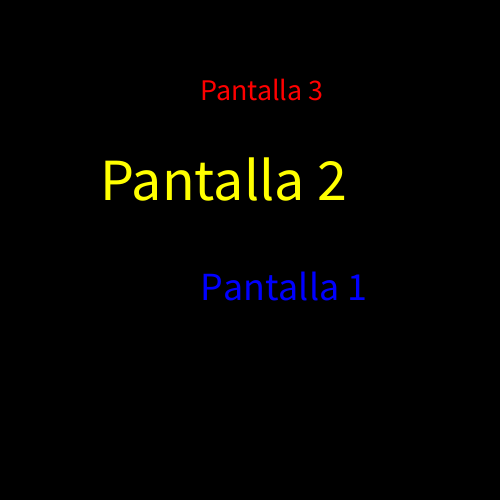
Frame 1 (no input)
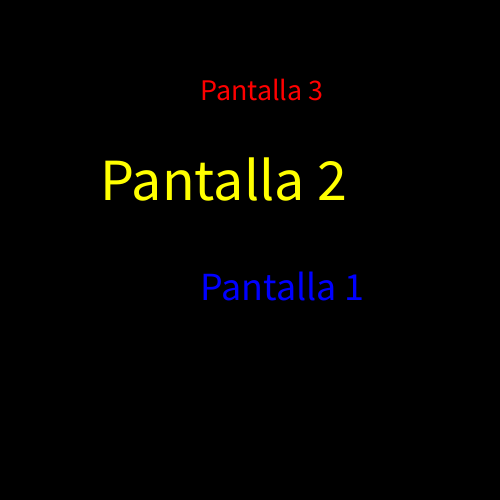
Frame 60 (the mouse pressed at the canvas centre just before this capture)
Frame 120 (the mouse held since frame 60 and released just before this capture): identical to frame 60, image omitted

The Processing sketch that drew these frames (run headless with seeded random() and noise(); from frame 60 on, the mouse is pressed at the canvas centre):

// Processing sketch: funcionPantallas
// ── funcionPantallas.pde

void setup() {
  size(500, 500);
}
void draw() {
  background(0);
  /*/Cada función aplicada puede tener valores independientes. Respetar el orden!!!*/
  pantalla("Pantalla 1", 200, 300, 40, color(0, 0, 255)); 
  pantalla("Pantalla 2", 100, 200, 60, color(255, 255, 0));
  pantalla("Pantalla 3", 200, 100, 30, color(255, 0, 0));
}
/*Le agregamos parámetros del texto a escribir, dónde ubicarlo, tamaño y color del texto*/
void pantalla(String texto, int px, int py, int tamText, color colorText) {
  fill(colorText);
  textSize(tamText);
  text(texto, px, py);
}
